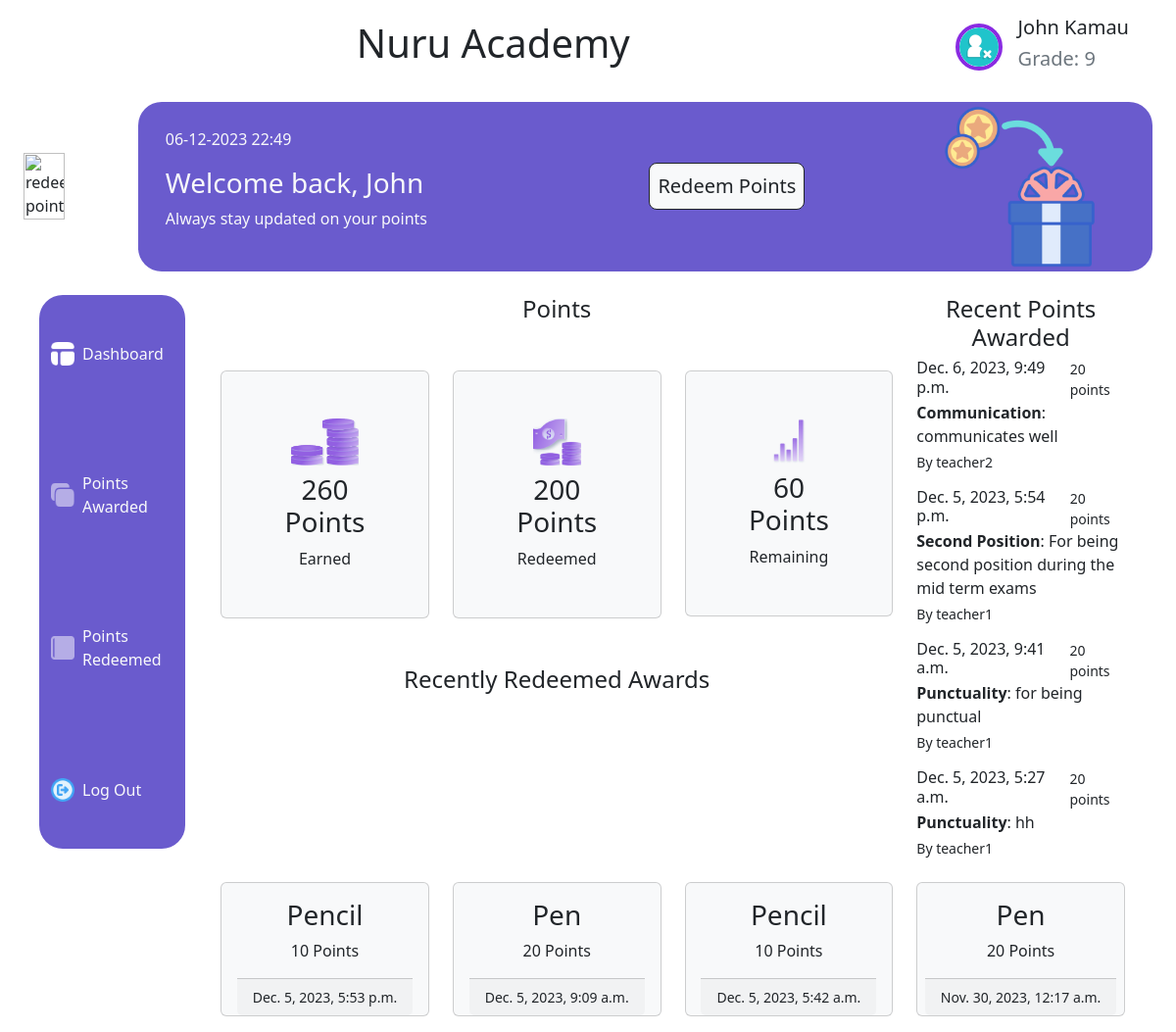
Screenshot of /students/dashboard/ (signed in) with the database file from the repository.
### base/models.py (models this page shows, shortened)
class StudentProfile(models.Model):
    user = models.OneToOneField(CustomUser, on_delete=models.CASCADE,
                                primary_key=True)
    grade = models.CharField(max_length=10, null=True, blank=True)
    adm_no = models.PositiveIntegerField(null=True, blank=True, unique=True)
    parent_contact = models.CharField(max_length=15, null=True, blank=True)

class CustomUser(AbstractUser):
    first_name = models.CharField(max_length=30, blank=False)
    last_name = models.CharField(max_length=30, blank=False)
    is_student = models.BooleanField(default=False)
    is_teacher = models.BooleanField(default=False)
    created_at = models.DateTimeField(auto_now_add=True)
    updated_at = models.DateTimeField(auto_now=True)
    def __str__(self):
        return self.username

class PointTransaction(models.Model):
    student = models.ForeignKey(
        CustomUser,
        related_name='receiving_point',
        on_delete=models.CASCADE,
        limit_choices_to={'is_student': True}
    )
    teacher = models.ForeignKey(
        CustomUser,
        related_name='giving_point',
        on_delete=models.CASCADE,
        limit_choices_to={'is_teacher': True}
    )
    category = models.ForeignKey(PointCategory, on_delete=models.CASCADE)
    description = models.TextField()
    created_at = models.DateTimeField(auto_now_add=True)
    updated_at = models.DateTimeField(auto_now=True)
    class Meta:
        ordering = ['-created_at', '-category']

class PointCategory(models.Model):
    name = models.CharField(max_length=50)
    description = models.CharField(max_length=255)
    point = models.PositiveIntegerField(null=False, blank=False)
    created_at = models.DateTimeField(auto_now_add=True)
    updated_at = models.DateTimeField(auto_now=True)

class RedeemAward(models.Model):
    select_award = models.ForeignKey(
        AwardItem,
        on_delete=models.CASCADE,
        null=True,
        limit_choices_to={'units__gt': 0}
    )
    student = models.ForeignKey(
        CustomUser,
        related_name='redeeming_point',
        on_delete=models.CASCADE,
        limit_choices_to={'is_student': True}
    )
    date_redeemed = models.DateTimeField(auto_now=True)
    class Meta:
        ordering = ['-date_redeemed']

class AwardItem(models.Model):
    name = models.CharField(max_length=100)
    points = models.IntegerField()
    description = models.TextField(null=True, blank=True)
    units = models.IntegerField(null=True, blank=True)
    created_at = models.DateTimeField(auto_now_add=True)
    updated_at = models.DateTimeField(auto_now=True)
    class Meta:
        ordering = ('-updated_at', '-created_at')

### base/views.py (the view)
# urls.py: path('students/dashboard/', students_dashboard, name='students_dashboard'),
@user_passes_test(lambda u: u.is_authenticated and u.is_student,
                  login_url='login')
def students_dashboard(request):
    points = (
        PointTransaction.objects
        .filter(student=request.user)
        .order_by('-created_at')[:4]
    )
    total_points = (
            PointTransaction.objects.filter(student=request.user)
            .aggregate(Sum('category__point'))['category__point__sum'] or 0
    )
    total_redeemed = (
            RedeemAward.objects.filter(student=request.user)
            .aggregate(Sum('select_award__points'))
            .get('select_award__points__sum', 0) or 0
    )
    points_balance = total_points - total_redeemed
    bios = StudentProfile.objects.filter(user=request.user)[0]
    redeemed_items = (
        RedeemAward.objects
        .filter(student=request.user)
        .order_by('-date_redeemed')[:4]
    )
    context = {
            'points': points,
            'total': total_points,
            'bios': bios,
            'items': redeemed_items,
            'redeemed': total_redeemed,
            'balance': points_balance
    }
    return render(request, "base/students_dashboard.html", context)

### base/templates/base/students_dashboard.html (shortened to what this page needs)
{% extends "base/dashboard.html" %}
{% load static %}
{% block content %}
    <div class="row justify-content-around align-contents-center">
        <div class="col-sm-9">
            <div class="row d-flex">
                <h4 class="text-center mb-5">Points</h4>
                <div class="col-md-4">
                    <div class="card p-5 bg-light text-dark align-items-center">
                        <img src="{% static 'base/assets/frame-30-r2Y.png' %}" class="card-img-top img-fluid" alt="total-points" style="width:60%; height:auto;">
                        <div class="card-body mt-2 p-0">
                            <h3 class="card-title text-center">{{ total }} Points</h3>
                            <p class="card-text text-center">Earned</p>
                        </div>
                    </div>
                </div>
                <div class="col-md-4">
                    <div class="card p-5 bg-light text-dark align-items-center">
                        <img src="{% static 'base/assets/group-14-Gyr.png' %}" class="card-img-top img-fluid" alt="redeemed-points" style="width:43%; height:auto;">
                        <div class="card-body mt-2 p-0">
                            <h3 class="card-title text-center">{{ redeemed }} Points</h3>
                            <p class="card-text text-center">Redeemed</p>
                        </div>
                    </div>
                </div>
                <div class="col-md-4">
                    <div class="card p-5 bg-light text-dark align-items-center">
                        <img src="{% static 'base/assets/group-15.png' %}" class="card-img-top img-fluid" alt="remaining-points" style="width:30%; height:auto;">
                        <div class="card-body mt-2 p-0">
                            <h3 class="card-title text-center">{{ balance }} Points</h6>
                            <p class="card-text text-center">Remaining</p>
                        </div>
                    </div>
                </div>
                <h4 class="text-center mt-5">Recently Redeemed Awards</h4>
            </div>
        </div>
        <div class="col-sm-3">
            <div class="list-group">
                <h4 class="text-center">Recent Points Awarded</h4>
                {% if total is not None and total != 0 %}
                    {% for point in points %}
                        <div class="mb-3">
                            <div class="d-flex w-10 justify-content-between">
                                <h6 class="mb-1">{{ point.created_at }}</h6>
                                <small>{{ point.category.point }} points</small>
                            </div>
                            <p class="mb-1"><strong>{{ point.category.name }}</strong>: {{ point.description }}</p>
                            <small>By {{ point.teacher }}</small>
                        </div>
                    {% endfor %}
                {% else %}
                    <h1>No Points awarded yet</h1>
                {% endif %}
            </div>
        </div>
    </div>
    <div class="row me-3 mt-2">
        {% if redeemed is not None and redeemed != 0 %}
            {% for item in items %}
                <div class="col-lg-3 col-md-3 col-sm-3">
                    <div class="card bg-light text-dark align-items-center">
                        <div class="card-body">
                            <h3 class="card-title text-center">{{ item.select_award.name }}</h3>
                            <p class="card-text text-center">{{ item.select_award.points }} Points</p>
                        </div>
                        <div class="card-footer text-center">
                            <small>{{ item.date_redeemed }}</small>
                        </div>
                    </div>
                </div>
            {% endfor %}
        {% else %}
            <h1>No Awards redeemed yet</h1>
        {% endif %}
    </div>
{% endblock %}

### base/templates/base/dashboard.html (shortened to what this page needs)
{% load static %}
<html lang="en">
<head>
    <link href="https://cdn.jsdelivr.net/npm/bootstrap@5.3.2/dist/css/bootstrap.min.css" rel="stylesheet">
</head>
<body>
    <div class="d-flex justify-content-between align-items-center mx-5 mt-3">
        <div style="width:fit-content; margin: 0 auto;">
            <h1>Nuru Academy</h1>
        </div>
        <div class="d-flex justify-content-end align-items-center">
            <div class="px-3">
                <a href="{% url 'logout' %}">
                    <img src="{% static 'base/assets/user-logout.png' %}" alt="profile-icon" class="float-end align-contents-center rounded-circle" style="position:relative; border:4px solid blueviolet; width: 48px; height: 48px;">
                </a>
            </div>
            <div class="d-flex flex-column align-items-start">
                <h5 class="text-end font-weight-bold">{{ bios.user.first_name }} {{ bios.user.last_name }}</h5>
                {% if user.is_student %}
                    <h5 class="text-end text-secondary">Grade: {{ bios.grade }}</h5>
                {% endif %}
            </div>
        </div>
    </div>
    <section class="d-flex justify-content-between m-4 align-items-center">
        <div class="school-image">
            <img src="{% static 'base/assets/redeem-points-1-1.png' %}" class="img-fluid" style="width:60%; height:auto;" alt="redeem-points">
        </div>
        <div class="container-lg" style="background-color:hsl(248, 53%, 58%); border-radius: 24px;">
            <div class="row g-2 justify-content-center align-items-center">
                <div class="col-sm-6 col-lg-6 align-contents-center">
                    <div>
                        <p class="text-light ms-3">{% now "d-m-Y H:i" %}</p>
                        <div class="text-light ms-3">
                            <h3 class="">Welcome back, {{ bios.user.first_name }}</h3>
                            {% if user.is_student %}
                                <p class="">Always stay updated on your points</p>
                            {% elif user.is_teacher %}
                                <p class="">Always stay updated on students points</p>
                            {% endif %}
                        </div>
                    </div>
                </div>
                {% if user.is_student %}
                    <div class="col-sm-3 col-lg-3">
                        <a class="btn p-2 bg-light btn-lg border border-dark" href="{% url 'redeem-point' %}">Redeem Points</a>
                    </div>
                {% elif user.is_teacher %}
                    <div class="col-sm-3 col-lg-3">
                        <a class="btn p-2 bg-light btn-lg border border-dark" href="{% url 'award-point' %}">Award Points</a>
                    </div>
                {% endif %}
                <div class="col-sm-3 col-lg-3 text-center d-none d-md-block">
                    <img src="{% static 'base/assets/redeem-points-1.png' %}" alt="redeem-points" class="img-fluid" style="width:70%; height:auto;">
                </div>
            </div>
        </div>
    </section>
    <section class="d-flex justify-content-between m-3 align-items-start">
        <div class="container text-light mx-4 pt-5 pb-5 justify-content-between align-items-start d-flex flex-column" style="background-color:hsl(248, 53%, 58%); width: 15%; min-width: 50px; height: 565px; border-radius: 24px;">
            {% if user.is_teacher %}
                <a href="{% url 'teachers_dashboard' %}" class="text-decoration-none">
                    <div class="d-flex justify-content-center align-items-center mb-3">
                        <img class="img-fluid me-2" src="{% static 'base/assets/dashboard.png' %}" alt="Dashboard Icon" style="width: 24px; height: 24px">
                        <p class="text-light ml-2 mb-0 d-none d-md-inline">Dashboard</p>
                    </div>
                </a>
                <a href="{% url 'student-points' %}" class="text-decoration-none">
                    <div class="d-flex justify-content-center align-items-center mb-3">
                        <img class="img-fluid me-2" src="{% static 'base/assets/cash.png' %}" alt="Cash Icon" style="width: 24px; height: 24px">
                        <p class="text-light ml-2 mb-0 d-none d-md-inline">Student Points</p>
                    </div>
                </a>
                <a href="{% url 'student-awards' %}" class="text-decoration-none">
                    <div class="d-flex justify-content-center align-items-center mb-3">
                        <img class="img-fluid me-2" src="{% static 'base/assets/notebook.png' %}" alt="Notebook Icon" style="width: 24px; height: 24px">
                        <p class="text-light ml-2 mb-0 d-none d-md-inline">Student Awards</p>
                    </div>
                </a>
                <a href="{% url 'logout' %}" class="text-decoration-none">
                    <div class="d-flex justify-content-center align-items-center">
                        <img class="img-fluid me-2" src="{% static 'base/assets/logout.png' %}" alt="Logout Icon" style="width: 24px; height: 24px">
                        <p class="text-light ml-2 mb-0 d-none d-md-inline">Log Out</p>
                    </div>
                </a>
            {% elif user.is_student %}
                <a href="{% url 'students_dashboard' %}" class="text-decoration-none">
                    <div class="d-flex justify-content-center align-items-center mb-3">
                        <img class="img-fluid me-2" src="{% static 'base/assets/dashboard.png' %}" alt="Dashboard Icon" style="width: 24px; height: 24px">
                        <p class="text-light ml-2 mb-0 d-none d-md-inline">Dashboard</p>
                    </div>
                </a>
                <a href="{% url 'points-awarded' %}" class="text-decoration-none">
                    <div class="d-flex justify-content-center align-items-center mb-3">
                        <img class="img-fluid me-2" src="{% static 'base/assets/cash.png' %}" alt="Cash Icon" style="width: 24px; height: 24px">
                        <p class="text-light ml-2 mb-0 d-none d-md-inline">Points Awarded</p>
                    </div>
                </a>
                <a href="{% url 'points-redeemed' %}" class="text-decoration-none">
                    <div class="d-flex justify-content-center align-items-center mb-3">
                        <img class="img-fluid me-2" src="{% static 'base/assets/notebook.png' %}" alt="Notebook Icon" style="width: 24px; height: 24px">
                        <p class="text-light ml-2 mb-0 d-none d-md-inline">Points Redeemed</p>
                    </div>
                </a>
                <a href="{% url 'logout' %}" class="text-decoration-none">
                    <div class="d-flex justify-content-center align-items-center">
                        <img class="img-fluid me-2" src="{% static 'base/assets/logout.png' %}" alt="Logout Icon" style="width: 24px; height: 24px">
                        <p class="text-light ml-2 mb-0 d-none d-md-inline">Log Out</p>
                    </div>
                </a>
            {% endif %}
        </div>
        <div class="container mt-0">
            <div class="row align-items-start">
                {% block content %}
                {% endblock %}
            </div>
        </div>
    </section>
</body>
</html>

### rows the page displays
StudentProfile: user.first_name "John", user.last_name "Kamau", grade "9"
PointTransaction: created_at "Dec. 6, 2023, 9:49 p.m.", category.point "20", category.name "Communication", description "communicates well", teacher "teacher2"
PointTransaction: created_at "Dec. 5, 2023, 5:54 p.m.", category.point "20", category.name "Second Position", description "For being second position during the mid term exams", teacher "teacher1"
PointTransaction: created_at "Dec. 5, 2023, 9:41 a.m.", category.point "20", category.name "Punctuality", description "for being punctual", teacher "teacher1"
PointTransaction: created_at "Dec. 5, 2023, 5:27 a.m.", category.point "20", category.name "Punctuality", description "hh", teacher "teacher1"
RedeemAward: select_award.name "Pencil", select_award.points "10", date_redeemed "Dec. 5, 2023, 5:53 p.m."
RedeemAward: select_award.name "Pen", select_award.points "20", date_redeemed "Dec. 5, 2023, 9:09 a.m."
RedeemAward: select_award.name "Pencil", select_award.points "10", date_redeemed "Dec. 5, 2023, 5:42 a.m."
RedeemAward: select_award.name "Pen", select_award.points "20", date_redeemed "Nov. 30, 2023, 12:17 a.m."

### other values shown
{{ total }} "260"
{{ redeemed }} "200"
{{ balance }} "60"
